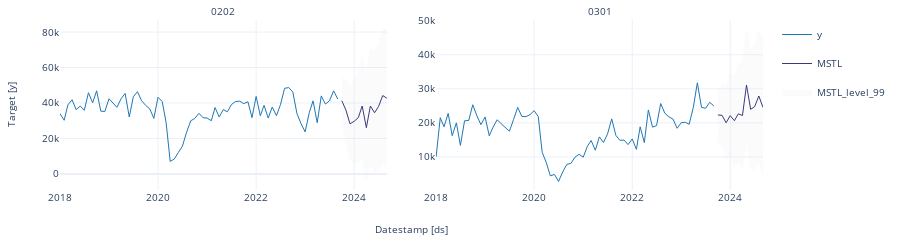

Notebook code cell kept with this figure:
### Code cell
StatsForecast.plot(df, fcst, plot_random = False, unique_ids = ['0202', '0301'])
